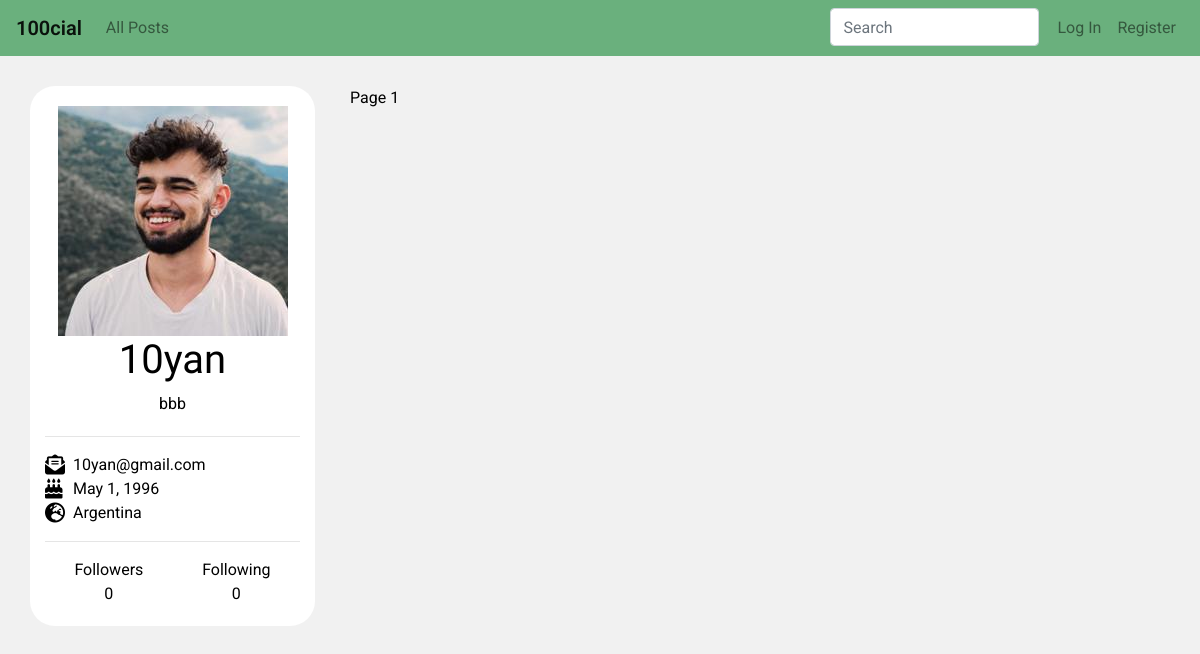
The app's page /user/7, older data.
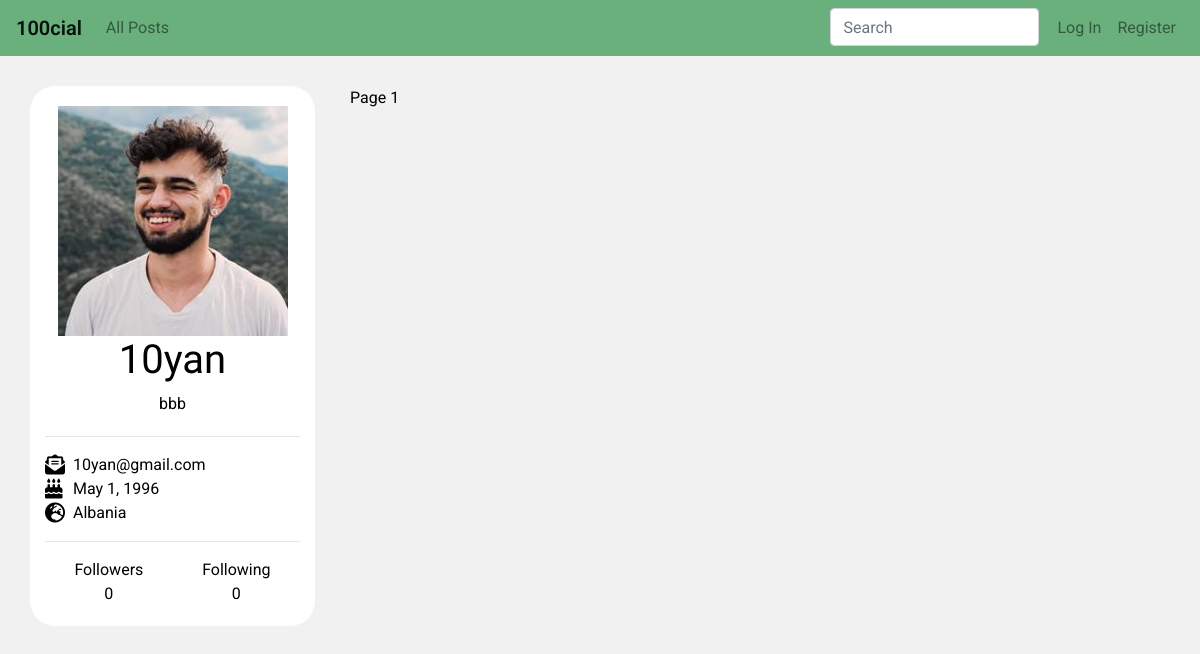
The same page, newer data.
### network/models.py (models this page shows, shortened)
class User(AbstractUser):
    following = models.ManyToManyField('self', related_name='followers', blank=True)
    birthday = models.DateField(blank=True, null=True)
    nationality = CountryField(null=True)
    profile_pic = models.ImageField(upload_to="profile_pics", default='profile_pics/default.png')
    description = models.TextField(max_length=600, null=True)
    followed_by = models.IntegerField(blank=True, null=True, default=0)

### network/views.py (the view, shortened to what this page needs)
# urls.py: path('user/<int:id>', views.user_profile, name='user'),
def user_profile(request, id):
    user = User.objects.get(pk=id)
    post_list = Post.objects.filter(author=user).order_by('-timestamp')
    comments = Comment.objects.filter(post__in=post_list).order_by("-timestamp")
    p = Paginator(post_list, 10)
    page = request.GET.get('page')
    posts = p.get_page(page)
    context = {
        'profile': user,
        'posts': posts,
        'all_comments': comments,
        'create_post': PostForm,
        'add_comment': CommentForm,
        'user_details': UserDetails,
    }
    try:
        context['follows'] = status
    except UnboundLocalError:
        pass
    return render(request, 'network/user_profile.html', context)

### network/templates/network/user_profile.html (shortened to what this page needs)
{% extends 'network/layout.html' %}
{% block body %}
<div class="container" id="default-view">
    <div class="row">
        <div class="col-lg-3 profile">
            <div id="profile-heading">
                <img id="user-profile-pic"src="{{ profile.profile_pic.url }}" alt="profile picture">
                <h1>{{ profile }}</h1>
                <span id="user-description">{{ profile.description }}</span>
            </div>
            <hr>
            <div id="profile-details">
                <i class="fa-solid fa-envelope-open-text fa-lg mr-2"></i>{{ profile.email }}
                <span id="user-birthday"><i class="fa-solid fa-cake-candles fa-lg mr-2"></i>{{ profile.birthday }}</span>
                <span id="user-nationality"><i class="fa-solid fa-earth-europe fa-lg mr-2"></i>{{ profile.nationality.name }}</span>
                <hr>
                <div id="display-followers">
                    <div>
                        Followers
                        <span id="user-followers"> {{ profile.followed_by }}</span>
                    </div>
                    <div>
                        Following
                        <span id="user-following">{{ profile.following.count }}</span>
                    </div>
                </div>
            </div>
        </div>
        <div class="col-lg-8">
            {% include "network/content.html" %}
        </div>
    </div>
</div>
{% endblock %}

### network/templates/network/layout.html (shortened to what this page needs)
{% load static %}
<!DOCTYPE html>
<html lang="en">
    <head>
        <link rel="stylesheet" href="https://stackpath.bootstrapcdn.com/bootstrap/4.4.1/css/bootstrap.min.css">
        <link href="{% static 'network/styles.css' %}" rel="stylesheet">
    </head>
    <body>
        <nav class="navbar navbar-expand-lg navbar-light">
            <a class="navbar-brand" href="{% url 'index' %}">100cial</a>
            <div class="collapse navbar-collapse">
              <ul class="navbar-nav mr-auto mt-2 mt-lg-0">
                <li class="nav-item">
                    <a class="nav-link" href="{% url 'index' %}">All Posts</a>
                </li>
            </ul>
            <ul class="navbar-nav mr-right mt-2 mt-lg-0">
                <div id="search">
                    <div class="dropdown">
                        <input type="text" name="" id="dropdownMenu2" placeholder="Search" class="search-bar form-control dropdown-toggle" data-toggle="dropdown" aria-haspopup="true" aria-expanded="false">
                      </div>
                </div>
               {% if user.is_authenticated %}
                    <li class="nav-item">
                        <a class="nav-link" href="{% url 'logout' %}">Log Out</a>
                    </li>
                {% else %}
                    <li class="nav-item">
                        <a class="nav-link" href="{% url 'login' %}">Log In</a>
                    </li>
                    <li class="nav-item">
                        <a class="nav-link" href="{% url 'register' %}">Register</a>
                    </li>
                {% endif %}
            </ul>
            </div>
          </nav>
        <div class="body">
            {% block body %}
            {% endblock %}
        </div>
    </body>
</html>

### network/templates/network/content.html (shortened to what this page needs)
Page {{ posts.number }}

### network/static/network/styles.css (style rules this page uses)
body { background-color: #f1f1f1; color: black; font-family: 'Roboto', sans-serif; }
ul { list-style-type: none; padding: 0; margin: 0; }
h1, h3, h5 { font-family: 'Kanit', sans-serif; }
#search { margin-right: 10px; }
.navbar { background-color: #6AB07D; }
.navbar-brand { font-weight: 600; }
.profile span { display: block; }
#profile-heading { margin: 10px 0 20px; }
#profile-details { text-align: left; }
a:any-link { color: black; }
.profile { background-color: #ffffff; border-radius: 25px; margin-right: 20px; text-align: center; height: fit-content; }
.fa-cake-candles { width: 20px; }
#user-profile-pic { margin-top: 10px; }
#display-followers { display: flex; justify-content: space-around; text-align: center; margin-bottom: 20px; }
.container { margin: 30px auto; }

Row changes from the older to the newer data that the page shows:
changed User "10yan": nationality.name "Argentina" → "Albania"
